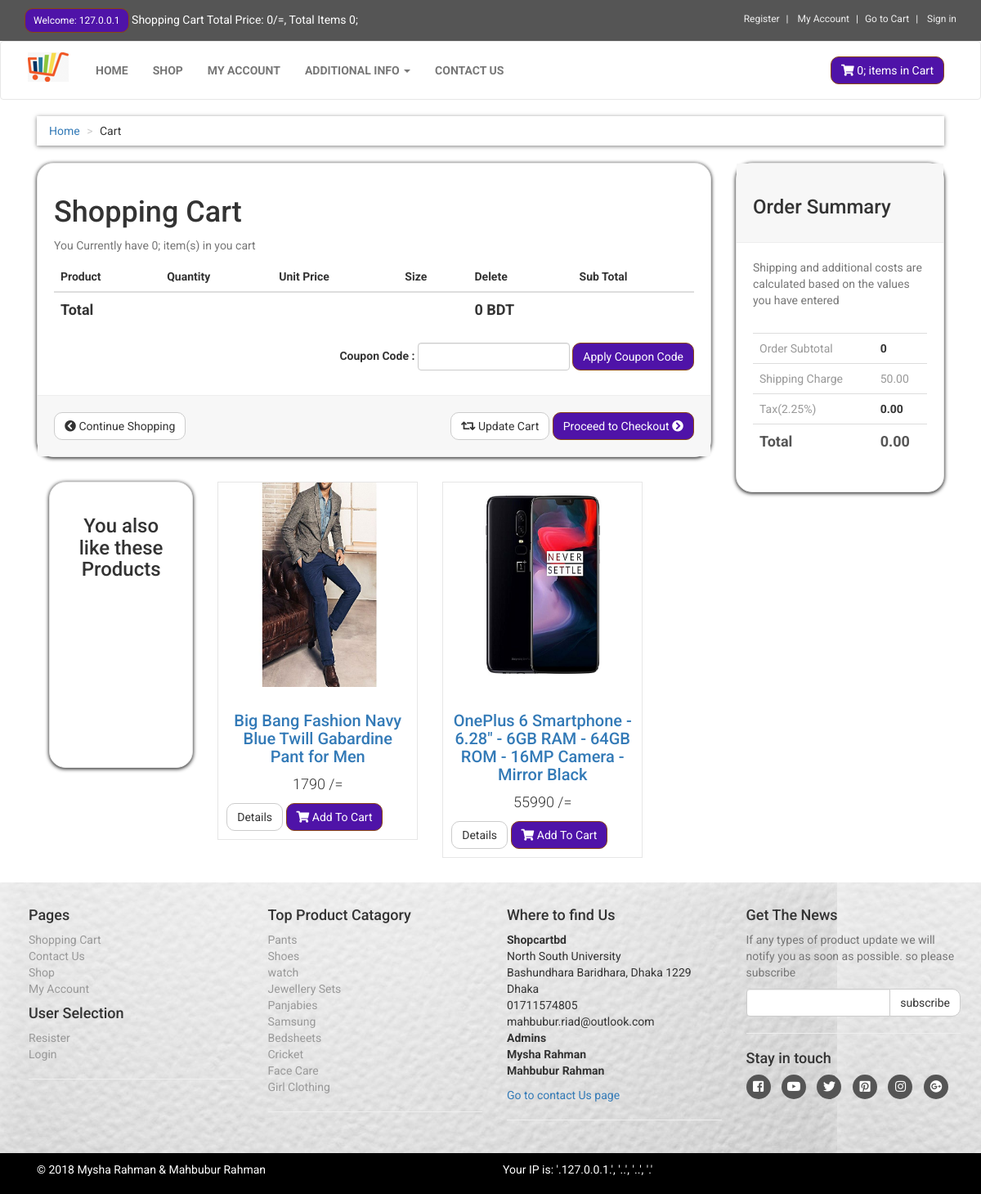
The app's page /cart.php with its own data.
### tables this page shows
CREATE TABLE `products` (
  `product_id` int(11) NOT NULL,
  `p_cat_id` int(11) NOT NULL,
  `cat_id` int(11) NOT NULL,
  `date` timestamp NOT NULL DEFAULT CURRENT_TIMESTAMP ON UPDATE CURRENT_TIMESTAMP,
  `product_title` text NOT NULL,
  `product_img1` text NOT NULL,
  `product_img2` text NOT NULL,
  `product_img3` text NOT NULL,
  `product_price` int(11) NOT NULL,
  `product_desc` text NOT NULL,
  `product_keywords` text NOT NULL
);

CREATE TABLE `product_categories` (
  `p_cat_id` int(11) NOT NULL,
  `p_cat_title` text NOT NULL,
  `p_cat_desc` text NOT NULL
);

### cart.php (the view, shortened to what this page needs)
<?php
include("includes/connection.php");
include("functions/functions.php");
?>
<!DOCTYPE html>
<html lang="en">
<head>
    <link rel="stylesheet" href="styles/bootstrap.min.css">
    <link rel="stylesheet" href="font-awesome/css/fontawesome-all.min.css">
    <link rel="stylesheet" type="text/css" href="styles/style.css">
</head>
<body>
    <div id="top">
        <div class="container">
            <div class="row">
                <div class="col-md-6 login-details">
                    <a href="#" class="btn btn-primary btn-sm">
                        <?php
                        $ip = getRealUserIp();
    if(!isset($_SESSION['customer_email'])){
        echo 'Welcome: '.$ip ;
    }
else
{
    echo "Hello! ".$_SESSION['customer_email']."";
}
                            ?>
                    </a>
                    <a href="#">Shopping Cart Total Price: <?php total_price();?>/=, Total Items <?php items(); ?></a>
                </div>
                <div class="col-md-6">
                    <ul class="menu">
                        <li>
                            <?php
                            if(!isset($_SESSION['customer_email'])){
                                echo "<a href='customer_register.php'>Register</a>";
                            }
                            else
                            {
                                echo "<a href='customer/my_account.php?profile'>Profile</a>";
                            }
                            ?>
                        </li>
                        <li>
                            <?php
                            if(!isset($_SESSION['customer_email'])){
                                echo "<a href='checkout.php'>My Account</a>";
                            }
                            else
                            {
                                echo "<a href='customer/my_account.php?my_orders'>CheckOut</a>";
                            }
                            ?></li>
                        <li><a href="cart.php">Go to Cart</a></li>
                        <li>
                            <?php
                            if(!isset($_SESSION['customer_email'])){ echo "<a href='checkout.php'>Sign in</a>"; } else{ echo "<a href='logout.php'>Sign out</a>"; }
                            ?>
                        </li>
                    </ul>
                </div>
            </div>
        </div>
    </div>
    <div class="navbar navbar-default" id="navbar">
        <div class="container">
            <div class="navbar-header">
                <a class="navbar-brand home" href="index.php">
                    <img src="images/logo-large.PNG" class="hidden-xs">
                </a>
            </div>
            <div class="navbar-collapse collapse" id="navigation">
                <div class="padding-nav">
                    <ul class="nav navbar-nav navbar-left">
                        <li>
                            <a href="index.php"> Home </a>
                        </li>
                        <li>
                            <a href="shop.php"> Shop </a>
                        </li>
                        <li>
                            <a href="customer/my_account.php?profile"> My Account </a>
                        </li>
                        <li>
                            <?php
                          include("additional_info.php");
                          ?>
                        </li>
                        <li>
                            <a href="contact.php"> Contact Us</a>
                        </li>
                    </ul>
                </div>
                <a class="btn btn-primary navbar-btn right" href="cart.php">
                    <i class="fa fa-shopping-cart"></i>
                    <span><?php items(); ?> items in Cart</span>
                </a>
            </div>
        </div>
    </div>
    <div id="content">
        <div class="container">
            <div class="col-md-12">
                <ul class="breadcrumb">
                    <li><a href="index.php">Home</a></li>
                    <li>Cart</li>
                </ul>
            </div>
            <div class="col-md-12">
            </div>
            <div class="col-md-9" id="cart">
                <div class="box">
                    <form action="cart.php" method="post" enctype="multipart-form-data">
                        <h1>Shopping Cart</h1>
                            <p class="text-muted"> You Currently have
                                <?php items(); ?> item(s) in you cart </p>
                            <div class="table-responsive">
                                <table class="table">
                                    <thead>
                                        <tr>
                                            <th colspan="2"> Product </th>
                                            <th>Quantity</th>
                                            <th>Unit Price</th>
                                            <th> Size </th>
                                            <th colspan="1"> Delete </th>
                                            <th colspan="2"> Sub Total</th>
                                        </tr>
                                    </thead>
                                        <?php
                                        $total = 0;
                                        ?>
                                    <tfoot>
                                        <tr>
                                            <th colspan="5"> Total </th>
                                            <th colspan="2">
                                                <?php echo $total; ?> BDT</th>
                                        </tr>
                                    </tfoot>
                                </table>
                                <div class="form-inline pull-right">
                                    <div class="form-group">
                                        <label>Coupon Code : </label>
                                        <input type="text" name="code" class="form-control">
                                    </div>
                                    <input class="btn btn-primary" type="submit" name="apply_coupon" value="Apply Coupon Code">
                                </div>
                            </div>
                            <div class="box-footer">
                                <div class="pull-left">
                                    <a href="index.php" class="btn btn-default"><i class="fas fa-chevron-circle-left"></i> Continue Shopping</a>
                                </div>
                                <div class="pull-right">
                                    <button class="btn btn-default" type="submit" name="update" value="Update Cart">
                                  <i class="fas fa-retweet"></i> Update Cart
                               </button>
                                    <a href="checkout.php" class="btn btn-primary">Proceed to Checkout <i class="fas fa-chevron-circle-right"></i></a>
                                </div>
                            </div>
                    </form>
                </div>
                        <div id="row same-height-row">
                            <div class="col-md-3 col-sm-6">
                                <div class="box same-height headline">
                                    <h3 class="text-center">You also like these Products</h3>
                                </div>
                            </div>
                            <?php
                        $get_products = "SELECT * FROM products order by rand() LIMIT 0,2";
                        $run_products = mysqli_query($con, $get_products);
                        while($row_products = mysqli_fetch_array($run_products)){
                            $pro_id = $row_products['product_id'];
                                $pro_title = $row_products['product_title'];
                                $pro_price = $row_products['product_price'];
                                $pro_img1 = $row_products['product_img1'];
                                echo"
                                <div class='col-md-4 col-sm-6 center-responsive'>
                        <div class='product'>
                            <a href='details.php?pro_id=$pro_id'>
                               <img src='admin/product_images/$pro_img1' alt='product_image' class='img-responsive'>
                           </a>
                            <div class='text'>
                                <h3>
                                    <a href='details.php?pro_id=$pro_id'>$pro_title</a>
                                </h3>
                                <p class='price'>$pro_price /=</p>
                                <p class='button'>
<a href='details.php?pro_id=$pro_id' class='btn btn-default'>Details</a>
                                    <a href='details.php?pro_id=$pro_id' class='btn btn-primary'><i class='fa fa-shopping-cart'></i> Add To Cart</a>
                                </p>
                            </div>
                        </div>
                    </div>
                                ";
                        }
                        ?>
                        </div>
            </div>
            <div class="col-md-3">
                <div class="box" id="order-summary">
                    <div class="box-header">
                        <h3>Order Summary</h3>
                    </div>
                    <p class="text-muted">
                        Shipping and additional costs are calculated based on the values you have entered
                    </p>
                    <div class="table-responsive">
                        <table class="table">
                            <tbody>
                                <tr>
                                    <td>Order Subtotal</td>
                                    <th>
                                        <?php echo $total; ?>
                                    </th>
                                </tr>
                                <tr>
                                    <td>Shipping Charge</td>
                                    <td>50.00</td>
                                </tr>
                                <tr>
                                    <td>Tax(2.25%)</td>
                                    <th>
                                        <?php
                                       if(empty($only_price)){
                                               echo "0.00";
                                               }
                                               else{ echo "$tax"; } ?>
                                    </th>
                                </tr>
                                <tr class="total">
                                    <td>Total</td>
                                    <th>
                                        <?php
                                       if(empty($only_price)){
                                               echo "0.00";
                                               }
                                               else{ echo "$total_charge"; } ?>
                                    </th>
                                </tr>
                            </tbody>
                        </table>
                    </div>
                </div>
            </div>
        </div>
    </div>
    <?php
    include("includes/footer.php");
    ?>
</body>
</html>

### includes/footer.php (shortened to what this page needs)
<div id="footer">
    <div class="container">
        <div class="row">
            <div class="col-md-3 col-sm-6">
                <h4>Pages</h4>
                <ul>
                    <li><a href="cart.php">Shopping Cart</a></li>
                    <li><a href="contact.php">Contact Us</a></li>
                    <li><a href="shop.php">Shop</a></li>
                    <li><a href="customer/my_account.php">My Account</a></li>
                </ul>
                <h4>User Selection</h4>
                <ul>
                    <li><a href="customer_register.php">Resister</a></li>
                    <li><a href="checkout.php">Login</a></li>
                </ul>
                <hr class="hidden-md hiddden-lg hidden-sm">
            </div>
            <div class="col-md-3 col-sm-6">
                <h4>Top Product Catagory</h4>
                <ul>
                    <?php
$get_p_cats = "select * from product_categories";
$run_p_cats = mysqli_query($con,$get_p_cats);
while($row_p_cats = mysqli_fetch_array($run_p_cats)){
$p_cat_id = $row_p_cats['p_cat_id'];
$p_cat_title = $row_p_cats['p_cat_title'];
echo "<li> <a href='shop.php?p_cat=$p_cat_id'> $p_cat_title </a> </li>";
}
?>
                </ul>
                <hr class="hidden-md hiddden-lg">
            </div>
            <div class="col-md-3 col-sm-6">
                <h4>Where to find Us</h4>
                <p> <strong>Shopcartbd</strong> <br> North South University<br> Bashundhara Baridhara, Dhaka 1229<br> Dhaka
                    <br> 01711574805
                    <br> mahbubur.riad@outlook.com
                    <br>
                    <strong>Admins</strong><br>
                    <strong> Mysha Rahman <br> Mahbubur Rahman </strong>
                </p>
                <a href="contact.php">Go to contact Us page</a>
                <hr class="hidden-md hiddden-lg">
            </div>
            <div class="col-md-3 col-sm-6">
                <h4>Get The News</h4>
                <p class="text-muted">
                    If any types of product update we will notify you as soon as possible. so please subscribe
                </p>
                <form action="" method="post">
                    <div class="input-group">
                        <input type="text" class="form-control" name="email">
                        <span class="input-group-btn">
                          <input type="submit" value="subscribe" class="btn btn-default">
                       </span>
                    </div>
                </form>
                <hr>
                <h4>Stay in touch</h4>
                <p class="social">
                    <a href="#">  <i class="fab fa-facebook-square"></i> </a>
                    <a href="#"><i class="fab fa-youtube"></i></a>
                    <a href="#"><i class="fab fa-twitter"></i></a>
                    <a href="#"><i class="fab fa-pinterest-square"></i></a>
                    <a href="#"><i class="fab fa-instagram"></i></a>
                    <a href="#"><i class="fab fa-google-plus"></i></a>
                </p>
            </div>
        </div>
    </div>
</div>
<div id="copyright">
    <div class="container">
        <div class="col-md-6">
            <p class="pull-left"> &copy; 2018 Mysha Rahman &amp; Mahbubur Rahman </p>
        </div>
        <div class="col-md-6">
            <p class="pull-left">
                <?php
            $ipn = getRealUserIp();
 $json  = file_get_contents("http://api.ipstack.com/$ipn?access_key=a6df04d294a0fb365fe76ad6b58723cf");
 $json  =  json_decode($json ,true);
 $country =  $json['country_name'];
 $region= $json['region_name'];
 $city = $json['city'];
            echo "Your IP is: '.$ipn.', '.$city.', '.$region.', '.$country'"; ?> </p>
        </div>
    </div>
</div>

### records on screen
products: product_img1 (picture), product_title "Big Bang Fashion Navy Blue Twill Gabardine Pant for Men", product_price "1790"
products: product_img1 (picture), product_title "OnePlus 6 Smartphone - 6.28\" - 6GB RAM - 64GB ROM - 16MP Camera - Mirror Black", product_price "55990"
product_categories: p_cat_title "Pants"
product_categories: p_cat_title "Shoes"
product_categories: p_cat_title "watch"
product_categories: p_cat_title "Jewellery Sets"
product_categories: p_cat_title "Panjabies"
product_categories: p_cat_title "Samsung"
product_categories: p_cat_title "Bedsheets"
product_categories: p_cat_title "Cricket"
product_categories: p_cat_title "Face Care"
product_categories: p_cat_title "Girl Clothing"

### other values on screen
$ip "127.0.0.1"
$total "0"
$count_items "0 0 0"
$ipn "127.0.0.1"
